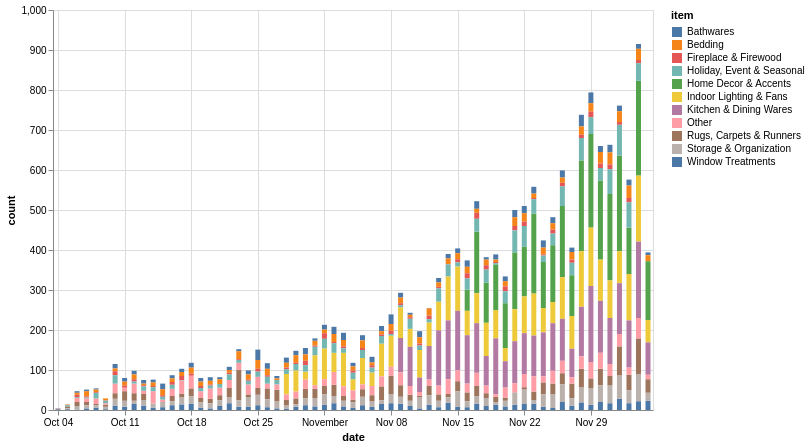

The Vega-Lite source for this figure:
### Vega-Lite specification from a JSON file in a GitHub repository (floating-point values rounded to 4 significant figures; data arrays with more than 128 entries replaced by an {"elided": "..."} marker saying what was removed)
{"config": {"view": {"continuousWidth": 400, "continuousHeight": 300}}, "data": {"name": "data-cf8737472614119cb0fff4618f660885"}, "mark": "bar", "encoding": {"color": {"type": "nominal", "field": "item"}, "x": {"type": "temporal", "field": "date"}, "y": {"type": "quantitative", "field": "count"}}, "height": 400, "width": 600, "$schema": "https://vega.github.io/schema/vega-lite/v4.8.1.json", "datasets": {"data-cf8737472614119cb0fff4618f660885": {"elided": "574 records"}}}
